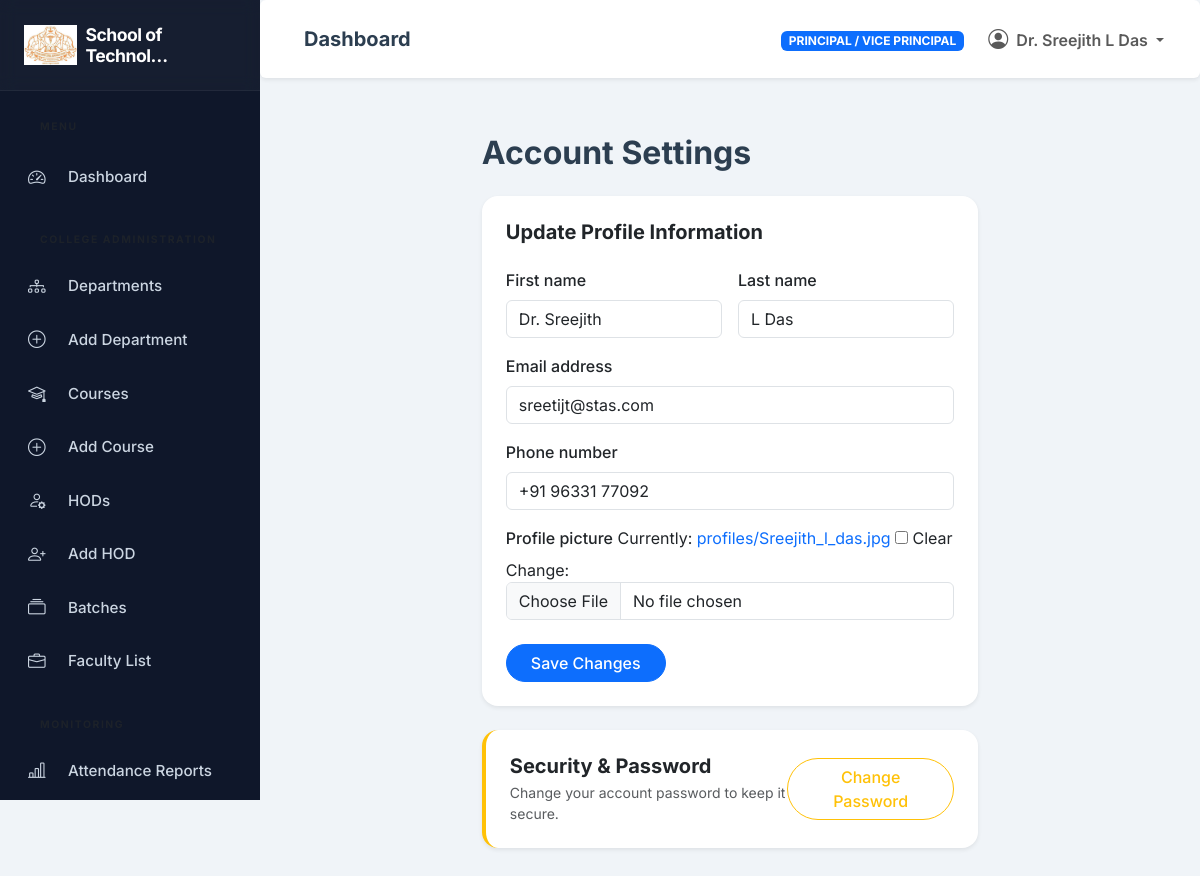
Page /auth/settings/ (signed in) on the committed database.
### institutions/models.py (models this page shows, shortened)
class Institution(models.Model):
    institution_name = models.CharField(max_length=255)
    institution_code = models.CharField(max_length=50, unique=True)
    location = models.TextField()
    principal = models.OneToOneField(settings.AUTH_USER_MODEL, on_delete=models.SET_NULL, null=True, blank=True, related_name='principal_of', limit_choices_to={'role': 'INSTITUTION_ADMIN'})
    vice_principal = models.OneToOneField(settings.AUTH_USER_MODEL, on_delete=models.SET_NULL, null=True, blank=True, related_name='vice_principal_of', limit_choices_to={'role': 'INSTITUTION_ADMIN'})
    contact_email = models.EmailField()
    contact_phone = models.CharField(max_length=20, null=True, blank=True)
    logo = models.ImageField(upload_to='institutions/logos/', null=True, blank=True)
    established_date = models.DateField(null=True, blank=True)
    is_active = models.BooleanField(default=True)
    created_at = models.DateTimeField(auto_now_add=True)
    updated_at = models.DateTimeField(auto_now=True)
    @property
    def name(self):
        return self.institution_name

### accounts/models.py (models this page shows, shortened)
class User(AbstractUser):
    class Role(models.TextChoices):
        SUPER_ADMIN = 'SUPER_ADMIN', 'CPAS Admin'
        INSTITUTION_ADMIN = 'INSTITUTION_ADMIN', 'Principal / Vice Principal'
        HOD = 'HOD', 'HOD'
        FACULTY = 'FACULTY', 'Faculty'
        STUDENT = 'STUDENT', 'Student'
    email = models.EmailField(_('email address'), unique=True)
    role = models.CharField(max_length=20, choices=Role.choices, default=Role.STUDENT)
    phone_number = models.CharField(max_length=15, blank=True, null=True)
    profile_picture = models.ImageField(upload_to='profiles/', null=True, blank=True)
    USERNAME_FIELD = 'email'
    REQUIRED_FIELDS = []
    objects = CustomUserManager()
    @property
    def is_super_admin(self):
        return self.role == self.Role.SUPER_ADMIN or self.is_superuser
    @property
    def is_institution_admin(self):
        return self.role == self.Role.INSTITUTION_ADMIN
    @property
    def is_hod(self):
        return self.role == self.Role.HOD
    @property
    def is_faculty(self):
        return self.role == self.Role.FACULTY
    @property
    def is_student(self):
        return self.role == self.Role.STUDENT

### accounts/views.py (the view)
# urls.py: path('settings/', views.settings_view, name='settings'),
@login_required
def settings_view(request):
    if request.method == 'POST':
        form = UserProfileForm(request.POST, request.FILES, instance=request.user)
        if form.is_valid():
            form.save()
            messages.success(request, 'Profile updated successfully.')
            return redirect('accounts:settings')
    else:
        form = UserProfileForm(instance=request.user)
    return render(request, 'accounts/settings.html', {'form': form})

### accounts/forms.py
class UserProfileForm(forms.ModelForm):
    class Meta:
        model = User
        fields = ['first_name', 'last_name', 'email', 'phone_number', 'profile_picture']
    def __init__(self, *args, **kwargs):
        super().__init__(*args, **kwargs)
        for field in self.fields.values():
            field.widget.attrs['class'] = 'form-control'

### accounts/context_processors.py (called while the page is built)
def user_institution(request):
    if not request.user.is_authenticated:
        return {}
    user = request.user
    institution = None
    if user.is_super_admin:
        institution = Institution.objects.first()
    elif user.is_institution_admin:
        institution = getattr(user, 'principal_of', getattr(user, 'vice_principal_of', None))
    elif user.is_hod:
        dept = user.managed_departments.first()
        if dept:
            institution = dept.institution
    elif user.is_faculty:
        if hasattr(user, 'faculty_profile'):
            institution = user.faculty_profile.institution
    elif user.is_student:
        if hasattr(user, 'student_profile'):
            institution = user.student_profile.institution
    return {
        'current_institution': institution
    }

### accounts/templates/accounts/settings.html (shortened to what this page needs)
{% extends 'base_dashboard.html' %}
{% block dashboard_content %}
<div class="container-fluid py-2">
  <div class="row justify-content-center">
    <div class="col-lg-7">
      <h2 class="fw-bold mb-4">Account Settings</h2>
      <div class="card border-0 shadow-sm rounded-4 mb-4">
        <div class="card-body p-4">
          <h5 class="fw-bold mb-4">Update Profile Information</h5>
          <form method="post" enctype="multipart/form-data">
            <div class="row g-3">
              {% for field in form %}
              <div class="col-md-{% if field.name == 'first_name' or field.name == 'last_name' %}6{% else %}12{% endif %}">
                <label class="form-label fw-medium">{{ field.label }}</label>
                {{ field }}
              </div>
              {% endfor %}
            </div>
            <div class="mt-4">
              <button type="submit" class="btn btn-primary rounded-pill px-4">Save Changes</button>
            </div>
          </form>
        </div>
      </div>
      <div class="card border-0 shadow-sm rounded-4 border-start border-4 border-warning">
        <div class="card-body p-4 d-flex justify-content-between align-items-center">
          <div>
            <h5 class="fw-bold mb-1">Security & Password</h5>
            <p class="text-muted mb-0 small">Change your account password to keep it secure.</p>
          </div>
          <a href="{% url 'accounts:password_change' %}" class="btn btn-outline-warning rounded-pill px-4">Change Password</a>
        </div>
      </div>
    </div>
  </div>
</div>
{% endblock %}

### templates/includes/sidebar.html (shortened to what this page needs)
<nav id="sidebar">
    <div class="sidebar-header">
        <a href="{% url 'dashboard:index' %}" class="text-decoration-none">
            <h4 class="mb-0 fw-bold d-flex align-items-center text-white">
                {% if current_institution and current_institution.logo %}
                    <img src="{{ current_institution.logo.url }}" alt="{{ current_institution.name }}" class="me-2" style="max-height: 40px; width: auto; object-fit: contain;">
                {% else %}
                    <i class="bi bi-mortarboard-fill me-2 text-primary"></i>
                {% endif %}
                <span style="font-size: 1.1rem; letter-spacing: -0.5px;">
                    {% if current_institution %}
                        {{ current_institution.name|truncatechars:18 }}
                    {% else %}
                        CPAS ERP
                    {% endif %}
                </span>
            </h4>
        </a>
    </div>
    <ul class="list-unstyled components">
        <p class="text-uppercase fw-bold ms-3 mb-2 text-muted" style="font-size:0.65rem;">Menu</p>
        <li class="{% if '/dashboard/' in request.path %}active{% endif %}">
            {% if user.is_super_admin %}
                <a href="{% url 'dashboard:admin_dashboard' %}"><i class="bi bi-speedometer2 me-2"></i> Dashboard</a>
            {% elif user.is_institution_admin %}
                <a href="{% url 'dashboard:principal_dashboard' %}"><i class="bi bi-speedometer2 me-2"></i> Dashboard</a>
            {% elif user.is_hod %}
                <a href="{% url 'dashboard:hod_dashboard' %}"><i class="bi bi-speedometer2 me-2"></i> Dashboard</a>
            {% elif user.is_faculty %}
                <a href="{% url 'dashboard:faculty_dashboard' %}"><i class="bi bi-speedometer2 me-2"></i> Dashboard</a>
            {% elif user.is_student %}
                <a href="{% url 'dashboard:student_dashboard' %}"><i class="bi bi-speedometer2 me-2"></i> Dashboard</a>
            {% else %}
                <a href="{% url 'accounts:login' %}"><i class="bi bi-speedometer2 me-2"></i> Dashboard</a>
            {% endif %}
        </li>
        {% if user.is_institution_admin %}
        <p class="text-uppercase fw-bold ms-3 mt-3 mb-1 text-muted" style="font-size:0.65rem;">College Administration</p>
        <li><a href="{% url 'departments:department_list' %}"><i class="bi bi-diagram-3 me-2"></i> Departments</a></li>
        <li><a href="{% url 'departments:department_add' %}"><i class="bi bi-plus-circle me-2"></i> Add Department</a></li>
        <li><a href="{% url 'courses:course_list' %}"><i class="bi bi-mortarboard me-2"></i> Courses</a></li>
        <li><a href="{% url 'courses:course_add' %}"><i class="bi bi-plus-circle me-2"></i> Add Course</a></li>
        <li><a href="{% url 'departments:manage_hods' %}"><i class="bi bi-person-gear me-2"></i> HODs</a></li>
        <li><a href="{% url 'departments:add_hod' %}"><i class="bi bi-person-plus me-2"></i> Add HOD</a></li>
        <li><a href="{% url 'students:batch_list' %}"><i class="bi bi-collection me-2"></i> Batches</a></li>
        <li><a href="{% url 'faculty:faculty_list' %}"><i class="bi bi-briefcase me-2"></i> Faculty List</a></li>
        <p class="text-uppercase fw-bold ms-3 mt-3 mb-1 text-muted" style="font-size:0.65rem;">Monitoring</p>
        <li><a href="{% url 'attendance:attendance_report' %}"><i class="bi bi-bar-chart-line me-2"></i> Attendance Reports</a></li>
        <li><a href="{% url 'examinations:exam_list' %}"> Examinations</a></li>
        {% endif %}
    </ul>
</nav>

### templates/includes/navbar.html (shortened to what this page needs)
<nav class="navbar navbar-expand-lg navbar-light bg-white rounded shadow-sm mb-4 p-3">
    <div class="container-fluid">
        <h5 class="mb-0 ms-3 fw-bold text-gray-800 d-none d-md-block">
            {% block page_title %}Dashboard{% endblock %}
        </h5>
        <div class="collapse navbar-collapse d-flex justify-content-end" id="navbarSupportedContent">
            <ul class="nav navbar-nav ml-auto align-items-center">
                <li class="nav-item me-3">
                    <span class="badge bg-primary text-uppercase px-2 py-1">{{ user.get_role_display }}</span>
                </li>
                <li class="nav-item dropdown">
                    <a class="nav-link dropdown-toggle fw-semibold" href="#" id="navbarDropdown" role="button" data-bs-toggle="dropdown">
                        <i class="bi bi-person-circle fs-5 me-1"></i> {{ user.get_full_name|default:user.email }}
                    </a>
                </li>
            </ul>
        </div>
    </div>
</nav>

### static/css/style.css (style rules this page uses)
:root { --primary-color: #0b3d91; --secondary-color: #f1c40f; --accent-color: #c0392b; --text-dark: #2c3e50; --text-light: #ecf0f1; --bg-light: #f0f4f8; --sidebar-bg: #0f172a; --sidebar-hover: #1e293b; --sidebar-active: #4f46e5; }
*, *::before, *::after { box-sizing: border-box; }
body { font-family: 'Inter', sans-serif; color: var(--text-dark); background-color: var(--bg-light); overflow-x: hidden; margin: 0; scroll-behavior: smooth; }
a { text-decoration: none; transition: all 0.2s ease; }
#sidebar { min-width: 260px; max-width: 260px; background: var(--sidebar-bg); color: #e2e8f0; transition: all 0.3s cubic-bezier(0.4, 0, 0.2, 1); position: sticky; top: 0; height: 100vh; overflow-y: auto; overflow-x: hidden; z-index: 1040; scrollbar-width: thin; scrollbar-color: #334155 transparent; }
#sidebar .sidebar-header { padding: 1.5rem; background: rgba(255,255,255,0.03); border-bottom: 1px solid rgba(255,255,255,0.05); position: sticky; top: 0; z-index: 10; backdrop-filter: blur(8px); }
#sidebar ul.components { padding: 1rem 0; list-style: none; margin: 0; }
#sidebar ul p { color: #94a3b8; padding: 0.75rem 1.5rem 0.5rem; font-size: 0.7rem; font-weight: 800; text-transform: uppercase; letter-spacing: 0.15em; margin-bottom: 0; }
#sidebar ul li a { padding: 0.85rem 1.5rem; font-size: 0.95rem; display: flex; align-items: center; color: #cbd5e1; transition: all 0.25s ease; border-left: 4px solid transparent; font-weight: 500; }
#sidebar ul li a i { font-size: 1.1rem; min-width: 2rem; transition: transform 0.2s ease; }
.btn { transition: all 0.3s cubic-bezier(0.4, 0, 0.2, 1); font-weight: 500; }
.card { transition: all 0.3s ease; border: 1px solid rgba(0,0,0,0.05); }

### rows in the picture
Institution: logo (picture), name "School of Technol…"
User: role "PRINCIPAL / VICE PRINCIPAL", get_full_name "Dr. Sreejith L Das", form "Dr. Sreejith" "L Das" "sreetijt@stas.com" "+91 96331 77092"

### other values in the picture
{{ field.label }} "First name" "Last name" "Email address" "Phone number" "Profile picture"
